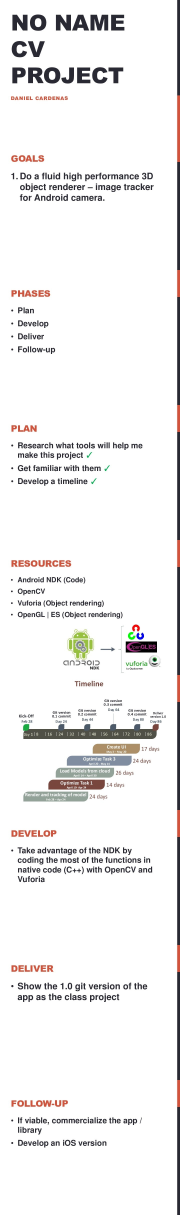
//> input picture project.jpg, 720 x 4860 px (shown at 1/4 size)
$ ./main ../project.jpg 100   (built with g++ and OpenCV 4)
//> lines starting //> are read from the running program, lines starting //| are printed output that depends on the picture
### libs/Neighborhood.h
#ifndef __NEIGHBORHOOD_H_INCLUDED__
#define __NEIGHBORHOOD_H_INCLUDED__

#include "opencv2/opencv.hpp"

class Neighborhood {
public:
    cv::Vec3b oned_neighborhood[9];

    void push(uchar r, uchar g, uchar b, int x);
    int sum(int index);
    cv::Vec3b pixel(int index);
    Neighborhood();
};

#endif // __NEIGHBORHOOD_H_INCLUDED__

### libs/Kernel.h
#ifndef __KERNEL_H_INCLUDED__
#define __KERNEL_H_INCLUDED__

#include <iostream>
#include <vector>

#include "Coordinate.h"

class Kernel {
    private:
        Coordinate anchor;
        std::vector<std::vector<int> > kernel { {1,0,1},
                                                {-2,0,2},
                                                {1,0,1} };
    public:
        // Ctors
        Kernel(std::vector<std::vector<int> > v);
        Kernel(std::vector<std::vector<int> > v, Coordinate anchor);

        // Operators Overloads
        void operator <<=(std::vector<std::vector<int> > v);
        int operator [](Coordinate coo);

        class Proxy {
            public:
                Proxy(std::vector<int> _vector) : _vector(_vector) { }

                int operator[](int index) {
                    if(!(index >= _vector.size()))
                        return _vector[index];
                    else
                        std::cerr << "Out of Range error in Y axis: " << std::endl;
                }
            private:
                std::vector<int> _vector;
        };
        Proxy operator[](int index);

        // Bills the destroyer
        ~Kernel();

};

#endif // __KERNEL_H_INCLUDED__

### libs/Filters.h
#ifndef __FILTERS_H_INCLUDED__
#define __FILTERS_H_INCLUDED__

#include "opencv2/opencv.hpp"
#include "Coordinate.h"
#include "Kernel.h"

void ComputeMedian(int& x, int& y, cv::Mat& img, cv::Mat& out_img); // Actual filter algorithm
void MedianFilter(cv::Mat& img, cv::Mat& out_img); // Faster median algoritm

void Convolution(cv::Mat& img, cv::Mat& out_img, Kernel& kernel, int bias = 0);

#endif // __FILTERS_H_INCLUDED__

### libs/Shape.h
#ifndef __SHAPE_H_INCLUDED__
#define __SHAPE_H_INCLUDED__

#include <iostream>
#include <vector>

#include "opencv2/opencv.hpp"
#include "Coordinate.h"

class Shape {
    private:
        std::vector<Coordinate> body;
        std::string name;
        Coordinate centerOfMass;
        cv::Vec3b color;
        std::vector<Coordinate> box;
        int sumX = 0;
        int sumY = 0;
        int q = 0;
    public:
        Shape();
        Shape(std::string name);
        void addCoordinate(Coordinate point);
        void setName(std::string name);
        void setCenterOfMass(Coordinate center);
        void putValues(int sumX, int sumY, int q);
        void calculateCenter();
        Coordinate getCenterofMass();
        std::vector<Coordinate> getBoundingBox();
        std::string getName();
        std::string getID();

};
#endif // __SHAPE_H_INCLUDED__

### libs/Coordinate.h
#ifndef __COORDINATE_H_INCLUDED__
#define __COORDINATE_H_INCLUDED__

class Coordinate {
public:
    int x;
    int y;
    Coordinate(int x, int y);
    Coordinate();
};

#endif // __COORDINATE_H_INCLUDED__

### Ellipses/main.cpp
#include <iostream>
#include <chrono>
#include <numeric>

#include "opencv2/opencv.hpp"
#include "Utils.h"
#include "Filters.h"

using namespace std;
using namespace cv;

int main(int argc, char** argv)
{
    Mat colorImg = imread(argv[1], CV_LOAD_IMAGE_COLOR);
//> colorImg is the input picture: 4860 rows x 720 cols, CV_8UC3; mean B, G, R 239.9, 240.1, 241.1
    Mat inImg = imread(argv[1], CV_LOAD_IMAGE_GRAYSCALE);
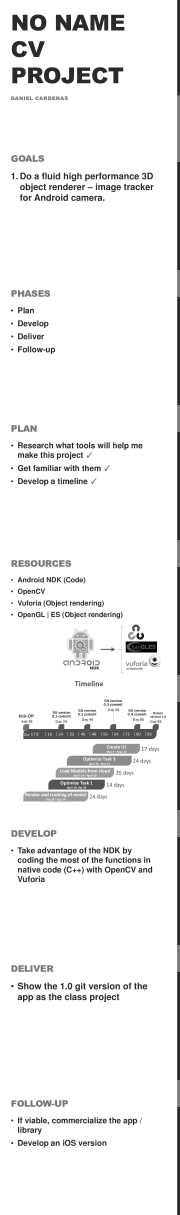
//> inImg: 4860 rows x 720 cols, CV_8UC1 (shown at 1/4 size); min 0, max 255, mean 240.4
    Mat joinImg = cv::Mat::zeros(inImg.size(), inImg.type());

    int threshold = 0;

    ///
    /// If a second parameter is given.
    /// Assume its the threshold value
    /// Note: atoi() will treat any invalid parameter as 0
    if (argc >= 3)
        threshold = atoi(argv[2]);
//> threshold = 100

    ///
    /// Create output filename
    std::string filename(argv[1]);
//> filename = "../project.jpg"
    std::string extension = ".jpg";

    // find the last dot '.'
    size_t pos = filename.find_last_of(".");
//> pos = 10

    // make sure the poisition is valid
    if (pos != string::npos)
        extension = filename.substr(pos+1);
//> extension = "jpg"
    else
        std::cout << "Coud not find . in the string\n";

    std::string outputFileName = "detectedEllipses." + extension;
//> outputFileName = "detectedEllipses.jpg"

    /// Canny is way more fast than two sobel convolutions.
    /// TODO: Implement Canny detection.
    cv::blur(inImg, joinImg, cv::Size(5,5));
    cv::Canny(joinImg, joinImg, 100, 150, 3);
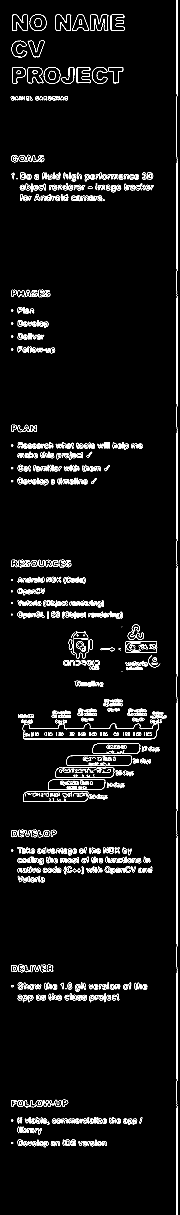
//> joinImg: 4860 rows x 720 cols, CV_8UC1 (shown at 1/4 size); 2.4% white in thin lines or dots
    //imshow("cannied", joinImg);
    //waitKey(99999);

    std::chrono::steady_clock::time_point begin = std::chrono::steady_clock::now();

    ///
    /// @param:
    ///     cv::Mat &inImg: input image
    ///      cv::Mat &outImg: output image
    ///      int threshold: [auto if not defined]
    ///      int minRadius: [20 if not defined],
    ///      int maxRadius: [200 if not defined],
    ///      int step : [4 if not defined]
//> (the run ends here: the program needs code that is not available in this run, at `DetectEllipses(joinImg, colorImg, threshold);`)
